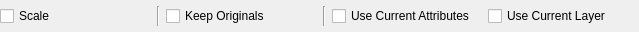
<?xml version="1.0" encoding="UTF-8"?>
<ui version="4.0">
 <class>LC_AlignRefOptionsWidget</class>
 <widget class="QWidget" name="LC_AlignRefOptionsWidget">
  <property name="geometry">
   <rect>
    <x>0</x>
    <y>0</y>
    <width>639</width>
    <height>32</height>
   </rect>
  </property>
  <property name="windowTitle">
   <string>Form</string>
  </property>
  <layout class="QGridLayout" name="gridLayout">
   <property name="leftMargin">
    <number>0</number>
   </property>
   <property name="topMargin">
    <number>1</number>
   </property>
   <property name="rightMargin">
    <number>0</number>
   </property>
   <property name="bottomMargin">
    <number>1</number>
   </property>
   <item row="0" column="1">
    <widget class="Line" name="line_2">
     <property name="orientation">
      <enum>Qt::Orientation::Vertical</enum>
     </property>
    </widget>
   </item>
   <item row="0" column="3">
    <widget class="Line" name="line">
     <property name="orientation">
      <enum>Qt::Orientation::Vertical</enum>
     </property>
    </widget>
   </item>
   <item row="0" column="4">
    <widget class="QCheckBox" name="cbCurrentAttr">
     <property name="toolTip">
      <string>If checked, current attributes will be used for mirrored entities, otherwise - original ones. </string>
     </property>
     <property name="text">
      <string>Use Current Attributes</string>
     </property>
    </widget>
   </item>
   <item row="0" column="2">
    <widget class="QCheckBox" name="cbKeepOriginals">
     <property name="toolTip">
      <string>If unchecked, original entities will be removed, otherwise they will survive.</string>
     </property>
     <property name="text">
      <string>Keep Originals</string>
     </property>
    </widget>
   </item>
   <item row="0" column="5">
    <widget class="QCheckBox" name="cbLayer">
     <property name="toolTip">
      <string>If checked, mirrored entities will be placed on current layer, otherwise they will be placed into original layers.</string>
     </property>
     <property name="text">
      <string>Use Current Layer</string>
     </property>
    </widget>
   </item>
   <item row="0" column="0">
    <widget class="QCheckBox" name="cbScale">
     <property name="toolTip">
      <string>If checked, entities will be scaled if necessary. Otherwise, they will be just positioned and rotated.</string>
     </property>
     <property name="text">
      <string>Scale</string>
     </property>
    </widget>
   </item>
  </layout>
 </widget>
 <resources/>
 <connections/>
</ui>
